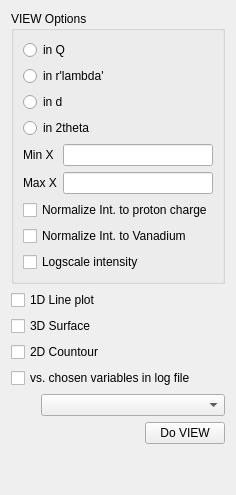
            <widget class="QWidget" name="tab_14">
             <attribute name="title">
              <string>VIEW</string>
             </attribute>
             <layout class="QGridLayout" name="gridLayout_11">
              <item row="0" column="0">
               <layout class="QVBoxLayout" name="verticalLayout_5">
                <item>
                 <layout class="QVBoxLayout" name="verticalLayout_17">
                  <item>
                   <widget class="QGroupBox" name="groupBox_16">
                    <property name="title">
                     <string>VIEW Options</string>
                    </property>
                    <layout class="QVBoxLayout" name="verticalLayout_3">
                     <item>
                      <layout class="QVBoxLayout" name="verticalLayout_18">
                       <item>
                        <widget class="QRadioButton" name="radioButton_21">
                         <property name="text">
                          <string>in Q</string>
                         </property>
                        </widget>
                       </item>
                       <item>
                        <widget class="QRadioButton" name="radioButton_20">
                         <property name="text">
                          <string>in r'lambda'</string>
                         </property>
                        </widget>
                       </item>
                       <item>
                        <widget class="QRadioButton" name="radioButton_19">
                         <property name="text">
                          <string>in d</string>
                         </property>
                        </widget>
                       </item>
                       <item>
                        <widget class="QRadioButton" name="radioButton_22">
                         <property name="text">
                          <string>in 2theta</string>
                         </property>
                        </widget>
                       </item>
                      </layout>
                     </item>
                     <item>
                      <layout class="QGridLayout" name="gridLayout_10">
                       <item row="1" column="0">
                        <widget class="QLabel" name="label_13">
                         <property name="text">
                          <string>Min X</string>
                         </property>
                        </widget>
                       </item>
                       <item row="1" column="1">
                        <widget class="QLineEdit" name="lineEdit_19"/>
                       </item>
                       <item row="2" column="0">
                        <widget class="QLabel" name="label_14">
                         <property name="text">
                          <string>Max X</string>
                         </property>
                        </widget>
                       </item>
                       <item row="2" column="1">
                        <widget class="QLineEdit" name="lineEdit_20"/>
                       </item>
                      </layout>
                     </item>
                     <item>
                      <layout class="QVBoxLayout" name="verticalLayout_4">
                       <item>
                        <widget class="QCheckBox" name="checkBox_16">
                         <property name="text">
                          <string>Normalize Int. to proton charge</string>
                         </property>
                        </widget>
                       </item>
                       <item>
                        <widget class="QCheckBox" name="checkBox_17">
                         <property name="text">
                          <string>Normalize Int. to Vanadium</string>
                         </property>
                        </widget>
                       </item>
                       <item>
                        <widget class="QCheckBox" name="checkBox_15">
                         <property name="text">
                          <string>Logscale intensity</string>
                         </property>
                        </widget>
                       </item>
                      </layout>
                     </item>
                    </layout>
                   </widget>
                  </item>
                 </layout>
                </item>
                <item>
                 <layout class="QVBoxLayout" name="verticalLayout_6">
                  <item>
                   <widget class="QCheckBox" name="checkBox_20">
                    <property name="text">
                     <string>1D Line plot</string>
                    </property>
                   </widget>
                  </item>
                  <item>
                   <widget class="QCheckBox" name="checkBox_19">
                    <property name="text">
                     <string>3D Surface</string>
                    </property>
                   </widget>
                  </item>
                  <item>
                   <widget class="QCheckBox" name="checkBox_18">
                    <property name="text">
                     <string>2D Countour</string>
                    </property>
                   </widget>
                  </item>
                  <item>
                   <widget class="QCheckBox" name="checkBox_25">
                    <property name="text">
                     <string>vs. chosen variables in log file</string>
                    </property>
                   </widget>
                  </item>
                  <item>
                   <layout class="QHBoxLayout" name="horizontalLayout_14">
                    <item>
                     <spacer name="horizontalSpacer_5">
                      <property name="orientation">
                       <enum>Qt::Horizontal</enum>
                      </property>
                      <property name="sizeType">
                       <enum>QSizePolicy::Fixed</enum>
                      </property>
                      <property name="sizeHint" stdset="0">
                       <size>
                        <width>30</width>
                        <height>20</height>
                       </size>
                      </property>
                     </spacer>
                    </item>
                    <item>
                     <widget class="QComboBox" name="comboBox_7"/>
                    </item>
                   </layout>
                  </item>
                 </layout>
                </item>
                <item>
                 <layout class="QHBoxLayout" name="horizontalLayout_15">
                  <item>
                   <spacer name="horizontalSpacer_6">
                    <property name="orientation">
                     <enum>Qt::Horizontal</enum>
                    </property>
                    <property name="sizeHint" stdset="0">
                     <size>
                      <width>40</width>
                      <height>20</height>
                     </size>
                    </property>
                   </spacer>
                  </item>
                  <item>
                   <widget class="QPushButton" name="pushButton_15">
                    <property name="toolTip">
                     <string>&lt;html&gt;&lt;head/&gt;&lt;body&gt;&lt;p&gt;Plot to the right... &lt;/p&gt;&lt;p&gt;Plot bank 1...2 to upper 1 and upper 2 &lt;/p&gt;&lt;/body&gt;&lt;/html&gt;</string>
                    </property>
                    <property name="text">
                     <string>Do VIEW</string>
                    </property>
                   </widget>
                  </item>
                 </layout>
                </item>
               </layout>
              </item>
              <item row="1" column="0">
               <spacer name="verticalSpacer">
                <property name="orientation">
                 <enum>Qt::Vertical</enum>
                </property>
                <property name="sizeHint" stdset="0">
                 <size>
                  <width>20</width>
                  <height>40</height>
                 </size>
                </property>
               </spacer>
              </item>
             </layout>
            </widget>
